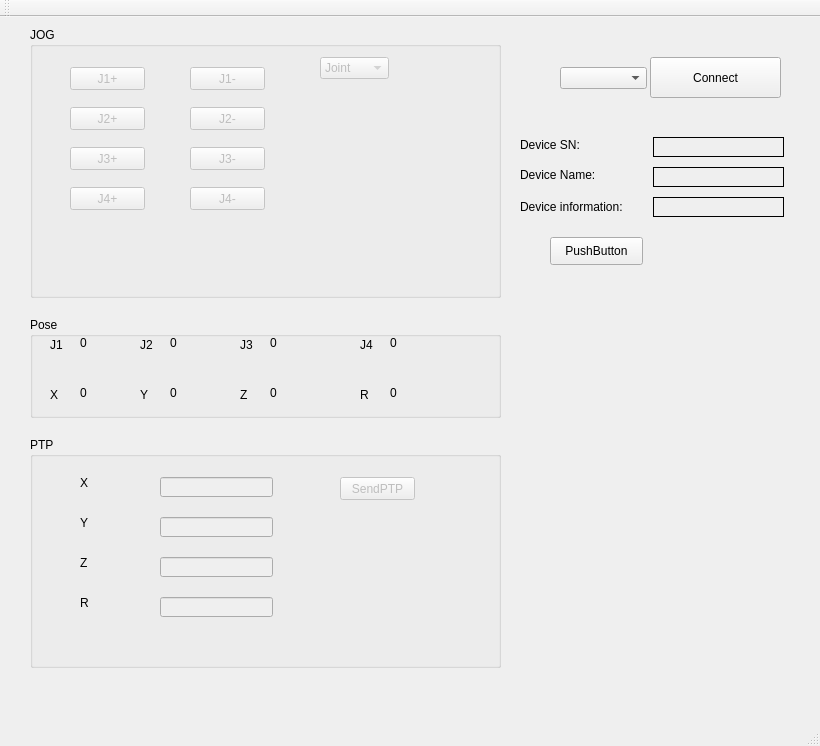
<?xml version="1.0" encoding="UTF-8"?>
<ui version="4.0">
 <class>MainWindow</class>
 <widget class="QMainWindow" name="MainWindow">
  <property name="geometry">
   <rect>
    <x>0</x>
    <y>0</y>
    <width>820</width>
    <height>746</height>
   </rect>
  </property>
  <property name="windowTitle">
   <string>MainWindow</string>
  </property>
  <widget class="QWidget" name="centralWidget">
   <widget class="QGroupBox" name="groupBox">
    <property name="geometry">
     <rect>
      <x>30</x>
      <y>10</y>
      <width>471</width>
      <height>271</height>
     </rect>
    </property>
    <property name="title">
     <string>JOG</string>
    </property>
    <widget class="QPushButton" name="baseAngleAddBtn">
     <property name="enabled">
      <bool>false</bool>
     </property>
     <property name="geometry">
      <rect>
       <x>40</x>
       <y>40</y>
       <width>75</width>
       <height>23</height>
      </rect>
     </property>
     <property name="text">
      <string>J1+</string>
     </property>
    </widget>
    <widget class="QPushButton" name="baseAngleSubBtn">
     <property name="enabled">
      <bool>false</bool>
     </property>
     <property name="geometry">
      <rect>
       <x>160</x>
       <y>40</y>
       <width>75</width>
       <height>23</height>
      </rect>
     </property>
     <property name="text">
      <string>J1-</string>
     </property>
    </widget>
    <widget class="QPushButton" name="longArmAddBtn">
     <property name="enabled">
      <bool>false</bool>
     </property>
     <property name="geometry">
      <rect>
       <x>40</x>
       <y>80</y>
       <width>75</width>
       <height>23</height>
      </rect>
     </property>
     <property name="text">
      <string>J2+</string>
     </property>
    </widget>
    <widget class="QPushButton" name="longArmSubBtn">
     <property name="enabled">
      <bool>false</bool>
     </property>
     <property name="geometry">
      <rect>
       <x>160</x>
       <y>80</y>
       <width>75</width>
       <height>23</height>
      </rect>
     </property>
     <property name="text">
      <string>J2-</string>
     </property>
    </widget>
    <widget class="QPushButton" name="shortArmAddBtn">
     <property name="enabled">
      <bool>false</bool>
     </property>
     <property name="geometry">
      <rect>
       <x>40</x>
       <y>120</y>
       <width>75</width>
       <height>23</height>
      </rect>
     </property>
     <property name="text">
      <string>J3+</string>
     </property>
    </widget>
    <widget class="QPushButton" name="shortArmSubBtn">
     <property name="enabled">
      <bool>false</bool>
     </property>
     <property name="geometry">
      <rect>
       <x>160</x>
       <y>120</y>
       <width>75</width>
       <height>23</height>
      </rect>
     </property>
     <property name="text">
      <string>J3-</string>
     </property>
    </widget>
    <widget class="QPushButton" name="rHeadAddBtn">
     <property name="enabled">
      <bool>false</bool>
     </property>
     <property name="geometry">
      <rect>
       <x>40</x>
       <y>160</y>
       <width>75</width>
       <height>23</height>
      </rect>
     </property>
     <property name="text">
      <string>J4+</string>
     </property>
    </widget>
    <widget class="QPushButton" name="rHeadSubBtn">
     <property name="enabled">
      <bool>false</bool>
     </property>
     <property name="geometry">
      <rect>
       <x>160</x>
       <y>160</y>
       <width>75</width>
       <height>23</height>
      </rect>
     </property>
     <property name="text">
      <string>J4-</string>
     </property>
    </widget>
    <widget class="QComboBox" name="teachMode">
     <property name="enabled">
      <bool>false</bool>
     </property>
     <property name="geometry">
      <rect>
       <x>290</x>
       <y>30</y>
       <width>69</width>
       <height>22</height>
      </rect>
     </property>
     <item>
      <property name="text">
       <string>Joint</string>
      </property>
     </item>
     <item>
      <property name="text">
       <string>Axis</string>
      </property>
     </item>
    </widget>
   </widget>
   <widget class="QGroupBox" name="groupBox_2">
    <property name="geometry">
     <rect>
      <x>30</x>
      <y>300</y>
      <width>471</width>
      <height>101</height>
     </rect>
    </property>
    <property name="title">
     <string>Pose</string>
    </property>
    <widget class="QLabel" name="label">
     <property name="geometry">
      <rect>
       <x>20</x>
       <y>20</y>
       <width>21</width>
       <height>16</height>
      </rect>
     </property>
     <property name="text">
      <string>J1</string>
     </property>
    </widget>
    <widget class="QLabel" name="label_2">
     <property name="geometry">
      <rect>
       <x>20</x>
       <y>70</y>
       <width>16</width>
       <height>16</height>
      </rect>
     </property>
     <property name="text">
      <string>X</string>
     </property>
    </widget>
    <widget class="QLabel" name="label_3">
     <property name="geometry">
      <rect>
       <x>110</x>
       <y>20</y>
       <width>16</width>
       <height>16</height>
      </rect>
     </property>
     <property name="text">
      <string>J2</string>
     </property>
    </widget>
    <widget class="QLabel" name="label_4">
     <property name="geometry">
      <rect>
       <x>210</x>
       <y>20</y>
       <width>16</width>
       <height>16</height>
      </rect>
     </property>
     <property name="text">
      <string>J3</string>
     </property>
    </widget>
    <widget class="QLabel" name="label_5">
     <property name="geometry">
      <rect>
       <x>330</x>
       <y>20</y>
       <width>16</width>
       <height>16</height>
      </rect>
     </property>
     <property name="text">
      <string>J4</string>
     </property>
    </widget>
    <widget class="QLabel" name="label_6">
     <property name="geometry">
      <rect>
       <x>110</x>
       <y>70</y>
       <width>16</width>
       <height>16</height>
      </rect>
     </property>
     <property name="text">
      <string>Y</string>
     </property>
    </widget>
    <widget class="QLabel" name="label_7">
     <property name="geometry">
      <rect>
       <x>210</x>
       <y>70</y>
       <width>16</width>
       <height>16</height>
      </rect>
     </property>
     <property name="text">
      <string>Z</string>
     </property>
    </widget>
    <widget class="QLabel" name="label_8">
     <property name="geometry">
      <rect>
       <x>330</x>
       <y>70</y>
       <width>16</width>
       <height>16</height>
      </rect>
     </property>
     <property name="text">
      <string>R</string>
     </property>
    </widget>
    <widget class="QLabel" name="joint1Label">
     <property name="enabled">
      <bool>true</bool>
     </property>
     <property name="geometry">
      <rect>
       <x>50</x>
       <y>20</y>
       <width>54</width>
       <height>12</height>
      </rect>
     </property>
     <property name="text">
      <string>0</string>
     </property>
    </widget>
    <widget class="QLabel" name="xLabel">
     <property name="enabled">
      <bool>true</bool>
     </property>
     <property name="geometry">
      <rect>
       <x>50</x>
       <y>70</y>
       <width>54</width>
       <height>12</height>
      </rect>
     </property>
     <property name="text">
      <string>0</string>
     </property>
    </widget>
    <widget class="QLabel" name="joint2Label">
     <property name="geometry">
      <rect>
       <x>140</x>
       <y>20</y>
       <width>54</width>
       <height>12</height>
      </rect>
     </property>
     <property name="text">
      <string>0</string>
     </property>
    </widget>
    <widget class="QLabel" name="yLabel">
     <property name="geometry">
      <rect>
       <x>140</x>
       <y>70</y>
       <width>54</width>
       <height>12</height>
      </rect>
     </property>
     <property name="text">
      <string>0</string>
     </property>
    </widget>
    <widget class="QLabel" name="joint3Label">
     <property name="geometry">
      <rect>
       <x>240</x>
       <y>20</y>
       <width>54</width>
       <height>12</height>
      </rect>
     </property>
     <property name="text">
      <string>0</string>
     </property>
    </widget>
    <widget class="QLabel" name="zLabel">
     <property name="geometry">
      <rect>
       <x>240</x>
       <y>70</y>
       <width>54</width>
       <height>12</height>
      </rect>
     </property>
     <property name="text">
      <string>0</string>
     </property>
    </widget>
    <widget class="QLabel" name="rLabel">
     <property name="geometry">
      <rect>
       <x>360</x>
       <y>70</y>
       <width>54</width>
       <height>12</height>
      </rect>
     </property>
     <property name="text">
      <string>0</string>
     </property>
    </widget>
    <widget class="QLabel" name="joint4Label">
     <property name="geometry">
      <rect>
       <x>360</x>
       <y>20</y>
       <width>54</width>
       <height>12</height>
      </rect>
     </property>
     <property name="text">
      <string>0</string>
     </property>
    </widget>
   </widget>
   <widget class="QGroupBox" name="groupBox_3">
    <property name="geometry">
     <rect>
      <x>30</x>
      <y>420</y>
      <width>471</width>
      <height>231</height>
     </rect>
    </property>
    <property name="title">
     <string>PTP</string>
    </property>
    <widget class="QLineEdit" name="xPTPEdit">
     <property name="enabled">
      <bool>false</bool>
     </property>
     <property name="geometry">
      <rect>
       <x>130</x>
       <y>40</y>
       <width>113</width>
       <height>20</height>
      </rect>
     </property>
    </widget>
    <widget class="QLineEdit" name="yPTPEdit">
     <property name="enabled">
      <bool>false</bool>
     </property>
     <property name="geometry">
      <rect>
       <x>130</x>
       <y>80</y>
       <width>113</width>
       <height>20</height>
      </rect>
     </property>
    </widget>
    <widget class="QLineEdit" name="zPTPEdit">
     <property name="enabled">
      <bool>false</bool>
     </property>
     <property name="geometry">
      <rect>
       <x>130</x>
       <y>120</y>
       <width>113</width>
       <height>20</height>
      </rect>
     </property>
    </widget>
    <widget class="QLineEdit" name="rPTPEdit">
     <property name="enabled">
      <bool>false</bool>
     </property>
     <property name="geometry">
      <rect>
       <x>130</x>
       <y>160</y>
       <width>113</width>
       <height>20</height>
      </rect>
     </property>
    </widget>
    <widget class="QLabel" name="label_17">
     <property name="geometry">
      <rect>
       <x>50</x>
       <y>40</y>
       <width>54</width>
       <height>12</height>
      </rect>
     </property>
     <property name="text">
      <string>X</string>
     </property>
    </widget>
    <widget class="QLabel" name="label_18">
     <property name="geometry">
      <rect>
       <x>50</x>
       <y>80</y>
       <width>54</width>
       <height>12</height>
      </rect>
     </property>
     <property name="text">
      <string>Y</string>
     </property>
    </widget>
    <widget class="QLabel" name="label_19">
     <property name="geometry">
      <rect>
       <x>50</x>
       <y>120</y>
       <width>54</width>
       <height>12</height>
      </rect>
     </property>
     <property name="text">
      <string>Z</string>
     </property>
    </widget>
    <widget class="QLabel" name="label_20">
     <property name="geometry">
      <rect>
       <x>50</x>
       <y>160</y>
       <width>54</width>
       <height>12</height>
      </rect>
     </property>
     <property name="text">
      <string>R</string>
     </property>
    </widget>
    <widget class="QPushButton" name="sendBtn">
     <property name="enabled">
      <bool>false</bool>
     </property>
     <property name="geometry">
      <rect>
       <x>310</x>
       <y>40</y>
       <width>75</width>
       <height>23</height>
      </rect>
     </property>
     <property name="text">
      <string>SendPTP</string>
     </property>
    </widget>
   </widget>
   <widget class="QPushButton" name="connectBtn">
    <property name="geometry">
     <rect>
      <x>650</x>
      <y>40</y>
      <width>131</width>
      <height>41</height>
     </rect>
    </property>
    <property name="text">
     <string>Connect</string>
    </property>
   </widget>
   <widget class="QLabel" name="label_9">
    <property name="geometry">
     <rect>
      <x>520</x>
      <y>120</y>
      <width>71</width>
      <height>16</height>
     </rect>
    </property>
    <property name="text">
     <string>Device SN:</string>
    </property>
   </widget>
   <widget class="QLabel" name="label_10">
    <property name="geometry">
     <rect>
      <x>520</x>
      <y>150</y>
      <width>81</width>
      <height>16</height>
     </rect>
    </property>
    <property name="text">
     <string>Device Name:</string>
    </property>
   </widget>
   <widget class="QLabel" name="label_11">
    <property name="geometry">
     <rect>
      <x>520</x>
      <y>180</y>
      <width>121</width>
      <height>20</height>
     </rect>
    </property>
    <property name="text">
     <string>Device information:</string>
    </property>
   </widget>
   <widget class="QLabel" name="deviceSNLabel">
    <property name="geometry">
     <rect>
      <x>653</x>
      <y>120</y>
      <width>131</width>
      <height>20</height>
     </rect>
    </property>
    <property name="frameShape">
     <enum>QFrame::Panel</enum>
    </property>
    <property name="text">
     <string/>
    </property>
   </widget>
   <widget class="QLabel" name="DeviceNameLabel">
    <property name="geometry">
     <rect>
      <x>653</x>
      <y>150</y>
      <width>131</width>
      <height>20</height>
     </rect>
    </property>
    <property name="frameShape">
     <enum>QFrame::Panel</enum>
    </property>
    <property name="text">
     <string/>
    </property>
    <property name="textFormat">
     <enum>Qt::AutoText</enum>
    </property>
   </widget>
   <widget class="QLabel" name="DeviceInfoLabel">
    <property name="geometry">
     <rect>
      <x>653</x>
      <y>180</y>
      <width>131</width>
      <height>20</height>
     </rect>
    </property>
    <property name="frameShape">
     <enum>QFrame::Panel</enum>
    </property>
    <property name="frameShadow">
     <enum>QFrame::Plain</enum>
    </property>
    <property name="text">
     <string/>
    </property>
   </widget>
   <widget class="QComboBox" name="combox1">
    <property name="enabled">
     <bool>true</bool>
    </property>
    <property name="geometry">
     <rect>
      <x>560</x>
      <y>50</y>
      <width>87</width>
      <height>22</height>
     </rect>
    </property>
    <property name="editable">
     <bool>false</bool>
    </property>
   </widget>
   <widget class="QPushButton" name="pushBtn1">
    <property name="geometry">
     <rect>
      <x>550</x>
      <y>220</y>
      <width>93</width>
      <height>28</height>
     </rect>
    </property>
    <property name="text">
     <string>PushButton</string>
    </property>
   </widget>
  </widget>
  <widget class="QMenuBar" name="menuBar">
   <property name="geometry">
    <rect>
     <x>0</x>
     <y>0</y>
     <width>820</width>
     <height>23</height>
    </rect>
   </property>
  </widget>
  <widget class="QToolBar" name="mainToolBar">
   <attribute name="toolBarArea">
    <enum>TopToolBarArea</enum>
   </attribute>
   <attribute name="toolBarBreak">
    <bool>false</bool>
   </attribute>
  </widget>
  <widget class="QStatusBar" name="statusBar"/>
 </widget>
 <layoutdefault spacing="6" margin="11"/>
 <resources/>
 <connections/>
</ui>
